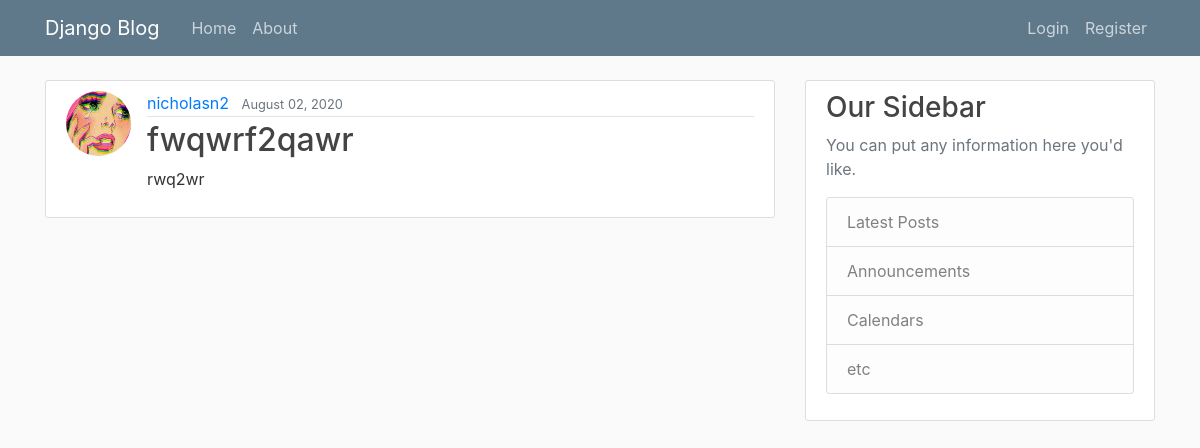
The app's page /, older data.
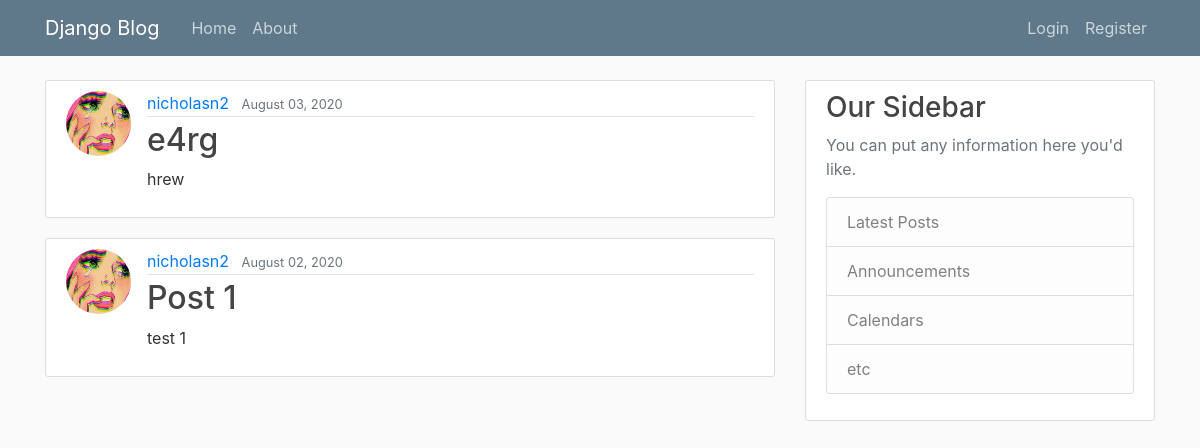
The same page, newer data.
### blog/models.py (models this page shows, shortened)
class Post(models.Model):
    title = models.CharField(max_length=100)
    content = models.TextField()
    date_posted = models.DateTimeField(default=timezone.now)
    author = models.ForeignKey(User, on_delete=models.CASCADE)

### users/models.py (models this page shows, shortened)
class Profile(models.Model):
    user = models.OneToOneField(User, on_delete=models.CASCADE)
    image = models.ImageField(default='default.jpg', upload_to='profile_pics')

### blog/views.py (the view)
# urls.py: path('', PostListView.as_view(), name='blog-home'),
class PostListView(ListView):
    model = Post
    template_name = 'blog/home.html'
    context_object_name = 'posts'
    ordering = ['-date_posted']
    paginate_by = 10

### blog/templates/blog/home.html
{% extends "blog/base.html" %}
{% block content %}
    {% for post in posts %}
         <article class="media content-section">
             <img class="rounded-circle article-img"src="{{ post.author.profile.image.url }}" alt="">
              <div class="media-body">
                <div class="article-metadata">
                  <a class="mr-2" href="#">{{ post.author }}</a>
                  <small class="text-muted">{{ post.date_posted|date:'F d, Y' }}</small>
                </div>
                <h2><a class="article-title" href="{% url 'post-detail' post.id %}">{{ post.title }}</a></h2>
                <p class="article-content">{{ post.content }}</p>
              </div>
        </article>
    {% endfor %}
{% endblock content %}

Row changes from the older to the newer data that the page shows:
added Post: author.profile.image (picture), author "nicholasn2", date_posted "August 03, 2020", title "e4rg", content "hrew"
changed Post: title "fwqwrf2qawr" → "Post 1"; content "rwq2wr" → "test 1"
